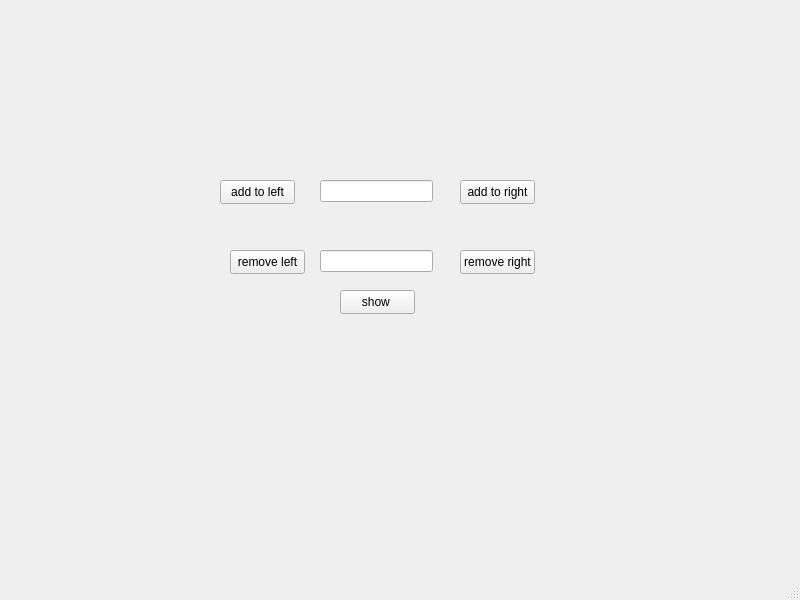
<?xml version="1.0" encoding="UTF-8"?>
<ui version="4.0">
 <class>MainWindow</class>
 <widget class="QMainWindow" name="MainWindow">
  <property name="geometry">
   <rect>
    <x>0</x>
    <y>0</y>
    <width>800</width>
    <height>600</height>
   </rect>
  </property>
  <property name="windowTitle">
   <string>MainWindow</string>
  </property>
  <widget class="QWidget" name="centralwidget">
   <widget class="QLineEdit" name="lineEdit">
    <property name="geometry">
     <rect>
      <x>320</x>
      <y>180</y>
      <width>113</width>
      <height>22</height>
     </rect>
    </property>
   </widget>
   <widget class="QLineEdit" name="lineEdit_2">
    <property name="geometry">
     <rect>
      <x>320</x>
      <y>250</y>
      <width>113</width>
      <height>22</height>
     </rect>
    </property>
   </widget>
   <widget class="QPushButton" name="pushButton">
    <property name="geometry">
     <rect>
      <x>220</x>
      <y>180</y>
      <width>75</width>
      <height>24</height>
     </rect>
    </property>
    <property name="text">
     <string>add to left</string>
    </property>
   </widget>
   <widget class="QPushButton" name="pushButton_2">
    <property name="geometry">
     <rect>
      <x>460</x>
      <y>180</y>
      <width>75</width>
      <height>24</height>
     </rect>
    </property>
    <property name="text">
     <string>add to right</string>
    </property>
   </widget>
   <widget class="QPushButton" name="pushButton_3">
    <property name="geometry">
     <rect>
      <x>340</x>
      <y>290</y>
      <width>75</width>
      <height>24</height>
     </rect>
    </property>
    <property name="text">
     <string>show </string>
    </property>
   </widget>
   <widget class="QPushButton" name="pushButton_4">
    <property name="geometry">
     <rect>
      <x>230</x>
      <y>250</y>
      <width>75</width>
      <height>24</height>
     </rect>
    </property>
    <property name="text">
     <string>remove left</string>
    </property>
   </widget>
   <widget class="QPushButton" name="pushButton_5">
    <property name="geometry">
     <rect>
      <x>460</x>
      <y>250</y>
      <width>75</width>
      <height>24</height>
     </rect>
    </property>
    <property name="text">
     <string>remove right</string>
    </property>
   </widget>
  </widget>
  <widget class="QMenuBar" name="menubar">
   <property name="geometry">
    <rect>
     <x>0</x>
     <y>0</y>
     <width>800</width>
     <height>22</height>
    </rect>
   </property>
  </widget>
  <widget class="QStatusBar" name="statusbar"/>
 </widget>
 <resources/>
 <connections/>
</ui>
